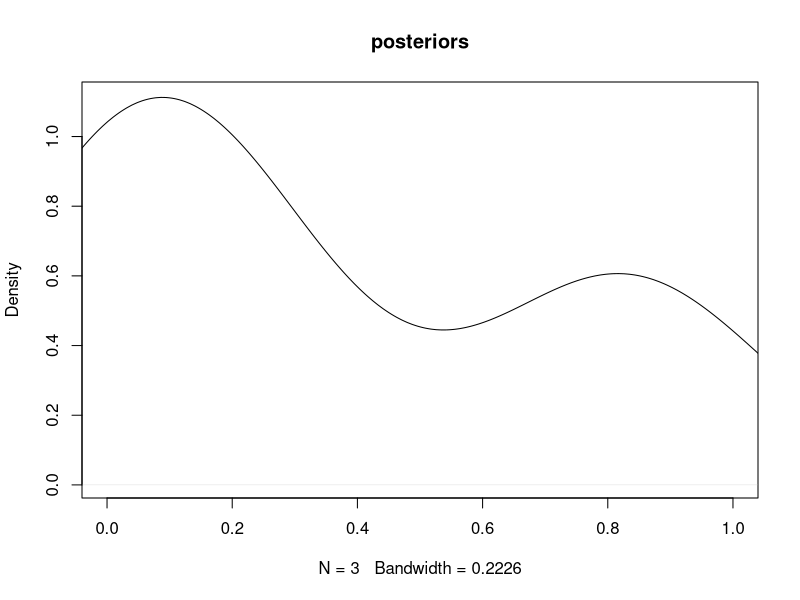
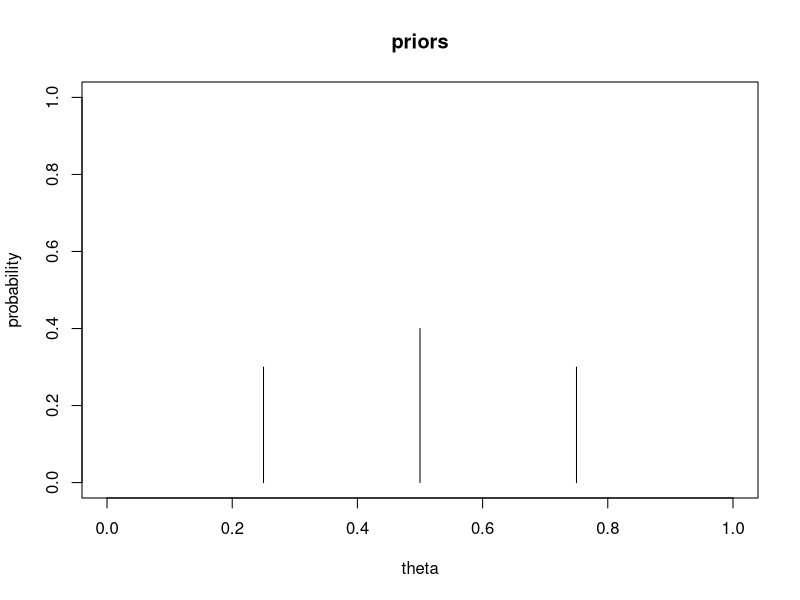
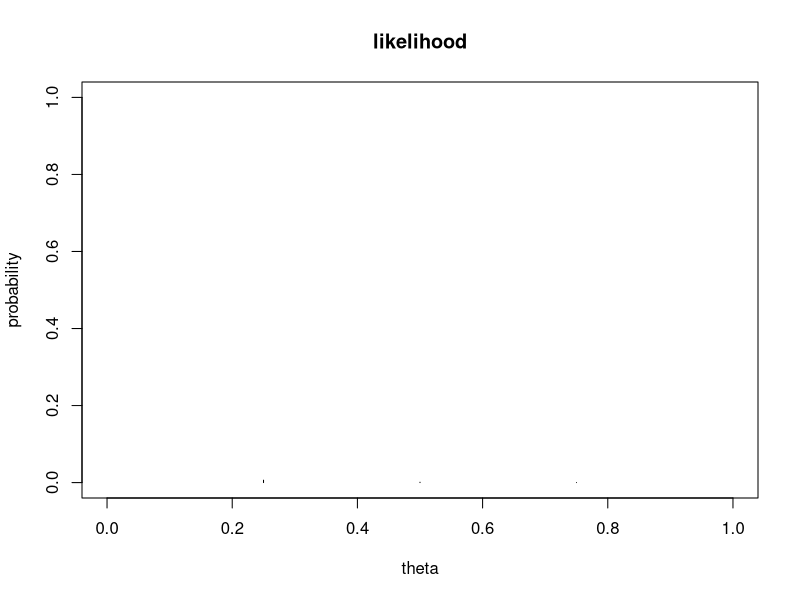
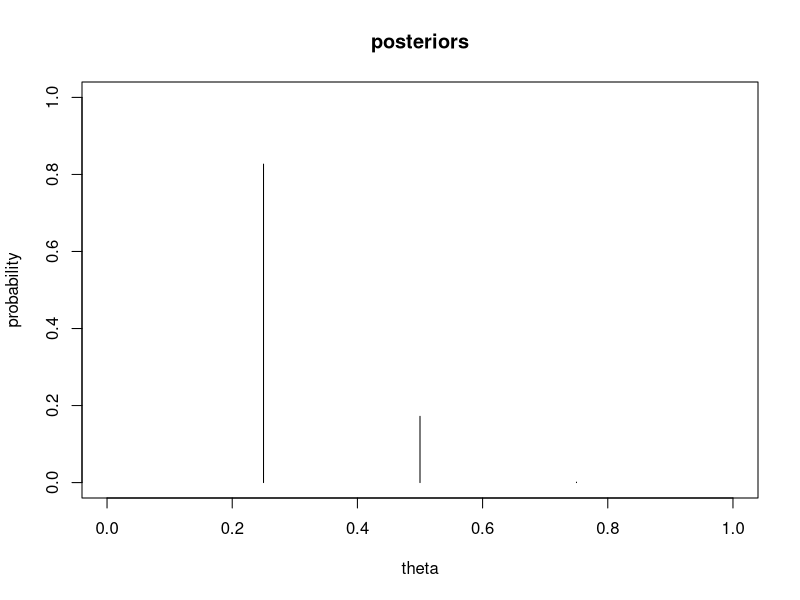

Recreate these plots in R, in order.
# STA 630 Advanced Biostatistics
# With Dr. Bob Downer
# Assignment 3
# 
# 28 March 2016
# 
# Paul Egeler
# 
# Calcualting the posterior probabilities
# of three thetas given 10 coin flips resulting in 2 heads.
# 

theta = c(.25,.5,.75)
priors = c(.3,.4,.3)
z = 2
n = 10

likelihood = theta^z * (1-theta)^(n-z)

evidence = sum(likelihood*priors)

(posteriors = likelihood * priors / evidence)

plot(density(posteriors), main = "posteriors", xlim=0:1)

for (i in c("priors","likelihood","posteriors")) 
  plot(x=theta, y=get(i), 
       type="h", 
       main = i, 
       xlim=0:1, ylim=0:1, 
       xlab="theta", 
       ylab="probability")

